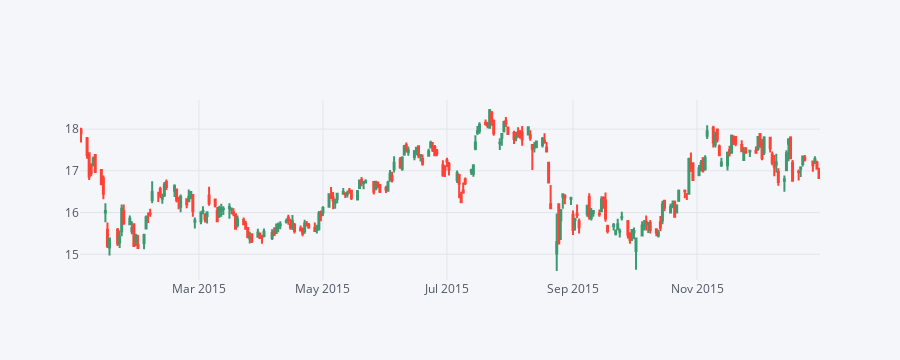

This figure's notebook cell:
### Markdown cell above
** Use .iplot(kind='candle) to create a candle plot of Bank of America's stock from Jan 1st 2015 to Jan 1st 2016.**

### Code cell
bank_stocks['BAC'][['Open', 'High', 'Low', 'Close']].loc['2015-01-01':'2016-01-01'].iplot(kind='candle')

### Figure 1 — Plotly figure (JSON) as saved in the notebook; plotly's stock layout.template omitted (floating-point values rounded to 4 significant figures; data arrays with more than 128 entries replaced by an {"elided": "..."} marker saying what was removed)
{"data": [{"close": {"elided": "252 float values"}, "high": {"elided": "252 float values"}, "low": {"elided": "252 float values"}, "open": {"elided": "252 float values"}, "showlegend": false, "type": "candlestick", "x": {"elided": "252 str values"}, "yaxis": "y2"}], "layout": {"height": 360, "legend": {"bgcolor": "#F5F6F9", "font": {"color": "#4D5663"}}, "paper_bgcolor": "#F5F6F9", "plot_bgcolor": "#F5F6F9", "title": {"font": {"color": "#4D5663"}}, "xaxis": {"autorange": true, "gridcolor": "#E1E5ED", "range": ["2015-01-01 12:00", "2015-12-31 12:00"], "rangeslider": {"visible": false, "yaxis2": {}}, "showgrid": true, "tickfont": {"color": "#4D5663"}, "title": {"font": {"color": "#4D5663"}, "text": ""}, "type": "date", "zerolinecolor": "#E1E5ED"}, "yaxis": {"gridcolor": "#E1E5ED", "showgrid": true, "showticklabels": false, "tickfont": {"color": "#4D5663"}, "title": {"font": {"color": "#4D5663"}, "text": ""}, "zerolinecolor": "#E1E5ED"}, "yaxis2": {"autorange": true, "gridcolor": "#E1E5ED", "range": [14.38, 18.7], "showgrid": true, "tickfont": {"color": "#4D5663"}, "title": {"font": {"color": "#4D5663"}, "text": ""}, "zerolinecolor": "#E1E5ED"}}}
